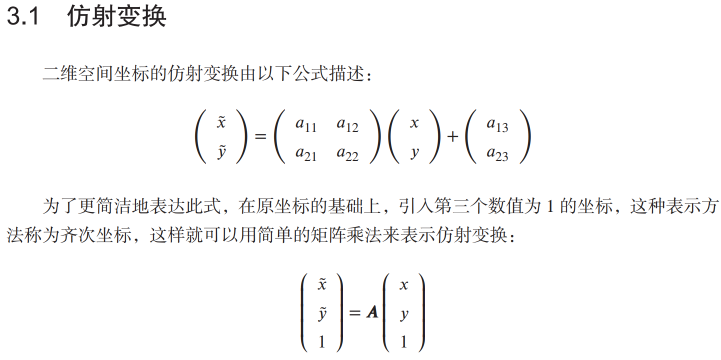
#> input picture DigitalImageProcessing/image/1.png, 1441 x 720 px (shown at 1/2 size)
$ python polar_transform_img.py ../image/1.png
#> lines starting #> are read from the running program, lines starting #| are printed output that depends on the picture
#!/usr/bin/env python3
# encoding: utf-8

"""
@Funciton: 利用极坐标变换对图像进行变换，校正图像中的圆形区域
OpenCV 实现了线性极坐标变换和对数极坐标变换。
@Python Version: 3.8
@Author: Wei Li
@Date: 2021-09-15
"""

import sys
import numpy as np
import cv2 as cv


def polar(input_img, center, r, theta=(0, 360), r_step=1.0, theta_step=360.0/(180*8)):
    """实现图像的极坐标变换。

    Args:
        input_img (ndarray): 输入图像
        center ([type]): 极坐标变换中心
        r (二元元组 tuple): 最小距离和最大距离
        theta (tuple, optional): 角度范围. Defaults to (0, 360).
        r_step (float, optional): r 极长进行离散化的步长. Defaults to 1.0.
        theta_step ([type], optional): theta 角度进行离散化的步长. Defaults to 360.0/(180*8).

    Returns:
        [ndarray]: 输出图像
    """
    min_r, max_r = r
    min_theta, max_theta = theta
    cx, cy = center
    # 输出图像的 H W
    H = int((max_r - min_r) / r_step) + 1
    W = int((max_theta - min_theta) / theta_step) + 1
    output_img = 125 * np.ones((H, W), input_img.dtype)

    # 极坐标变换
    r = np.linspace(min_r, max_r, H)
    r = np.tile(r, (W, 1))
    r = np.transpose(r)
    theta = np.linspace(min_theta, max_theta, W)
    theta = np.tile(theta, (H, 1))
    x, y = cv.polarToCart(r, theta, angleInDegrees=True)

    # 插值算法 最邻近插值
    for i in range(H):
        for j in range(W):
            px = int(round(x[i][j] + cx))
            py = int(round(y[i][j] + cy))
            if (px>=0 and px<=W-1) and (py>=0 and py<=H-1):
                output_img[i][j] = input_img[i][j]

    return output_img


# --------------------------
if __name__ == "__main__":
    # 0. tips for coding with Numpy
    # The function tile() of numpy.
    a = np.array([[1, 2], [3, 4]])
    # 将 a 分别再垂直方向和水平方向复制 2 次和 3 次
    b = np.tile(a, (2, 3))
    print(f"The function tile of Numpy: \n{b}")

    # 1. 极坐标变换对图像
    if len(sys.argv) > 1:
        input_img = cv.imread(sys.argv[1], 0)
#> input_img: shape (720, 1441); min 33, max 255, mean 248.3
        h, w = input_img.shape[:2]
#> h = 720; w = 1441
        cx, cy = 508, 503
        cv.circle(input_img, (int(cx), int(cy)), 10, (255.0, 0, 0), 3)
        output_img = polar(input_img=input_img, center=(cx, cy), r=(200, 550))
#> after the loop in polar, `for i in range(H):`:
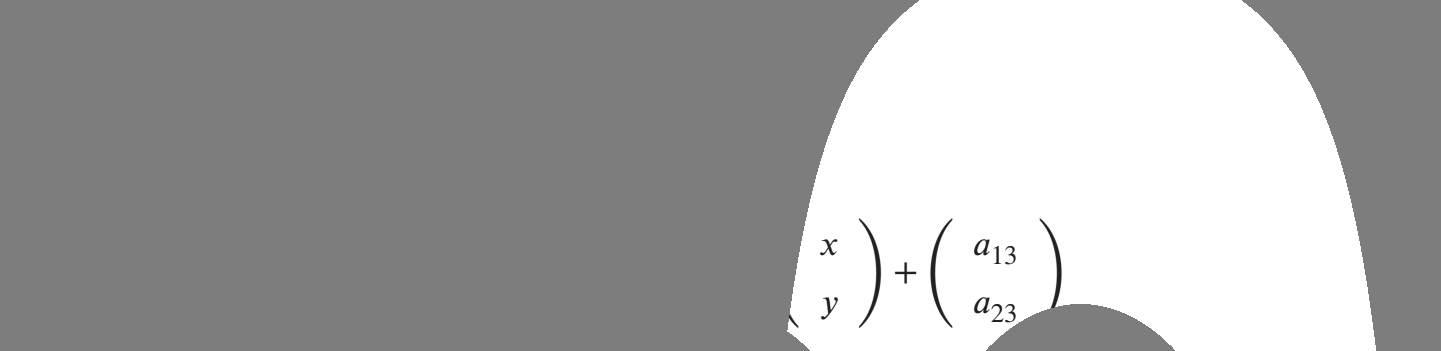
#> output_img: shape (351, 1441); min 33, max 255, mean 168.3
        # 翻转
        output_img = cv.flip(output_img, 0)
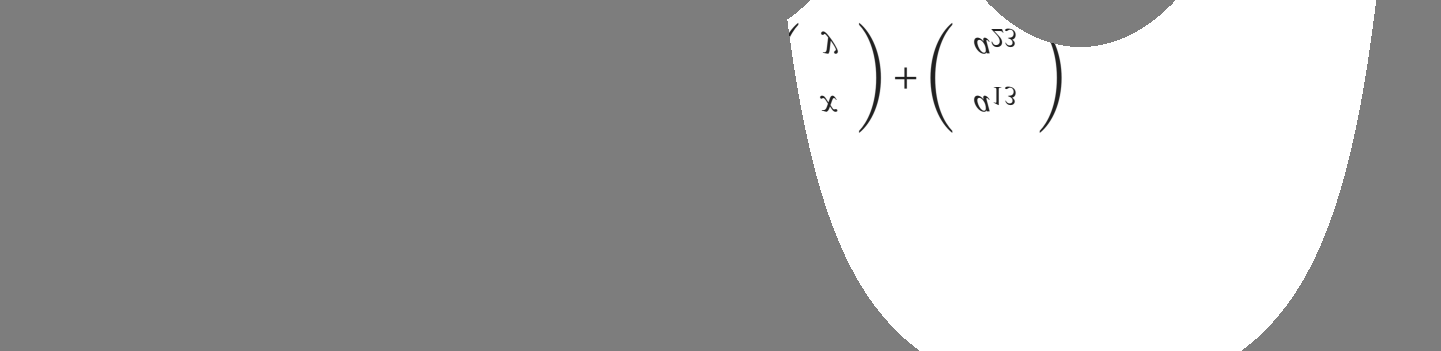
#> output_img: shape (351, 1441); min 33, max 255, mean 168.3

        cv.imshow("OriginImage", input_img)
        cv.imshow("OutputImage", output_img)
        cv.waitKey(0)
        cv.destroyAllWindows()

    else:
        print(f"Usage: python polar image.")
